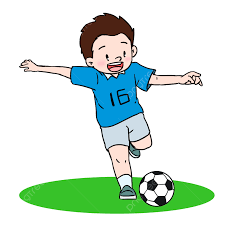
#> input picture dow.png, 225 x 225 px
$ python imgfilter.py   (older library calls are emulated)
#> lines starting #> are read from the running program, lines starting #| are printed output that depends on the picture
import cv2 , numpy as np , matplotlib.pyplot as plt
def display(title,img,cmap=None):
    plt.figure(figsize=(6,6))
    plt.imshow(img if cmap is None else cv2.cvtColor(img,cmap))
    plt.title(title);plt.axis('off');plt.show()
def edge_activity(path):
#> called with path = 'dow.png'
    img = cv2.imread(path)
#> img is the input picture: shape (225, 225, 3); mean B, G, R 217.6, 228.1, 210.1
    if img is None : return print("Image is not found")
    gray = cv2.cvtColor(img, cv2.COLOR_BGR2RGB)
    display("Original",img,cv2.COLOR_BGR2RGB)
    display("Gray", gray)
    def sobel():
       sx, sy = cv2.Sobel(gray, cv2.CV_64F,1,0, ksize=3),cv2.Sobel(gray, cv2.CV_64F,0,1, ksize=3)
       return cv2.bitwise_or(sx.astype(np.uint8),sy.astype(np.uint8))
    def Canny():
       l,u = map(int[input("Lower (default 100:)")or 100, input("Upper(default 200:)") or 200])
       return cv2.Canny(gray,l,u)
    def laplacian(): return cv2.Laplacian(gray , cv2.CV_64F).astype(np.uint8)
    def blur(): return cv2.GaussianBlur(img,(int(input("Kernel(odd,default 5 ):")or 5),)*2,0)
    def median(): return cv2.medianBlur(img,(int(input("Kernel(odd,default 5 )")or 5)))
    actions = {
        "1":("Sobel edge", sobel),
        "2":("Canny edge", Canny),
        "3":("Laplacian edge", laplacian),
        "4":("Gaussian Blur ", blur),
        "5":("medianBlur", median)
    }
    while True :
        print("\n1.Sobel,2.Canny,3.Laplacian,4.Blur,5.median,6.exit")
        choice = input("Choose (1-6:)")
        if choice =="6":break
        if choice in actions:
            title,func = actions[choice]
            display(title,func())
        else:
            print("Invalid Choice")
#> this loop made 7 passes; the answer given on pass 1: 1
#> pass 1, in sobel, `sx, sy = cv2.Sobel(gray, cv2.CV_64F,1,0, ksize=3),cv2.Sobel(gray, cv2...`:
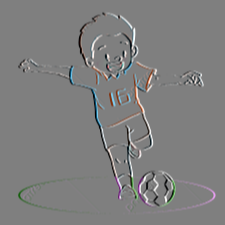
#> sx: shape (225, 225, 3) float64; mean R, G, B 0, 0, 0; drawn with min black and max white
#> pass 1, in sobel, `sx, sy = cv2.Sobel(gray, cv2.CV_64F,1,0, ksize=3),cv2.Sobel(gray, cv2...`:
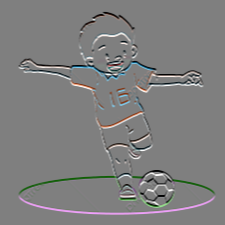
#> sy: shape (225, 225, 3) float64; mean R, G, B 0, 0, 0; drawn with min black and max white
#> pass 1, in display (call 3), `plt.title(title)`:
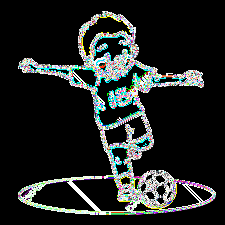
#> shown: shape (225, 225, 3); mean R, G, B 34.3, 37.8, 36.5
#> (the run stopped early here; a loop or call above may not have finished)
